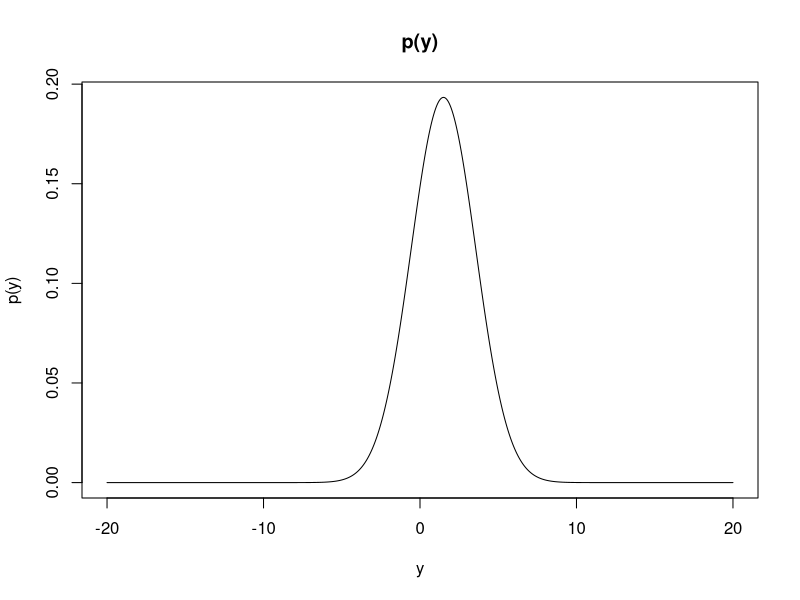

Write R code to recreate this figure.
## ---- chunk 1
y <- seq(-20,20,0.01)
py <- 0.5*dnorm(y,1,2)+0.5*dnorm(y,2,2)
plot(y,py,type='l',main='p(y)',xlab='y',ylab='p(y)')
## ---- chunk 2
simulation = function(seed=NULL){
  if(!is.null(seed)){
    set.seed(seed)
  }
time <- cumsum(rexp(50,1/10))
time <- time[time <= 420]
patients <- length(time)
wait_pat <- 0
wait_time <- 0
doc <- c(0,0,0)

for (i in (1:length(time))){
  wait <- max(min(doc)-time[i],0)
  wait_time <- wait_time + wait
  wait_pat <- wait_pat + (wait > 0)
  doc_start <- max(c(min(doc),time[i]))
  doc_end <- doc_start + runif(1,5,20)
  doc[which.min(doc)] = doc_end
}

result <- c('patients'=patients,'wait_pat'=wait_pat,
            'avg_wait_time'=avg_wait_time <- ifelse(wait_pat==0,0,wait_time/wait_pat)
            ,'hospital_closed'=hospital_closed <- max(max(doc,420))
)
return(result)

}

simulation(2020311194)
## ---- chunk 3
iteration <- replicate(100,simulation())

q25 <- apply(iteration,1,quantile,0.25)
q75 <- apply(iteration,1,quantile,0.75)

q25; q75
